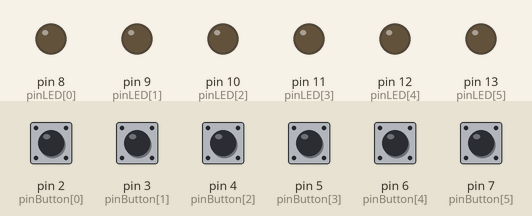
This sketch was run on a simulated Arduino Uno, built with avr-gcc and run on an emulated ATmega328P. Parts: output pins drawn as LEDs (lit = HIGH). The inputs (shaded band) are chosen by the test bench; at power-on: pin 2 (pinButton[0]), pin 3 (pinButton[1]), pin 4 (pinButton[2]), pin 5 (pinButton[3]), pin 6 (pinButton[4]), pin 7 (pinButton[5]) LOW.

Above: at 1.2 s.
1.3 s: pin 2 (pinButton[0]) pulled HIGH for 0.15 s
At 2.2 s:
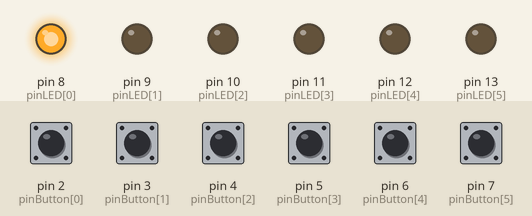
2.9 s: pin 3 (pinButton[1]) pulled HIGH for 0.15 s
At 3.5 s:
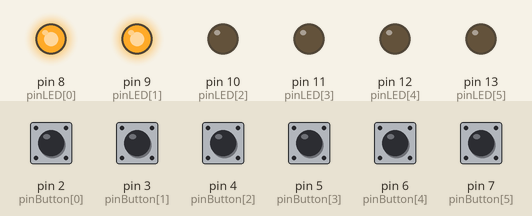
4.5 s: pin 4 (pinButton[2]) pulled HIGH for 0.15 s
At 5.7 s:
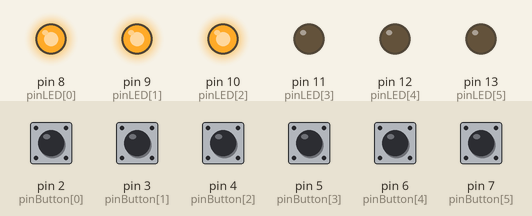
6.1 s: pin 5 (pinButton[3]) pulled HIGH for 0.15 s
At 7.1 s:
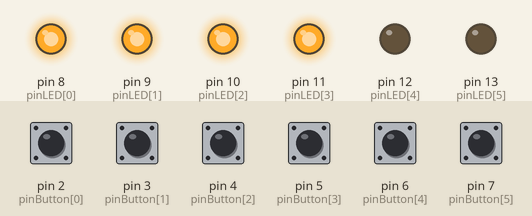
7.7 s: pin 6 (pinButton[4]) pulled HIGH for 0.15 s
At 8.3 s:
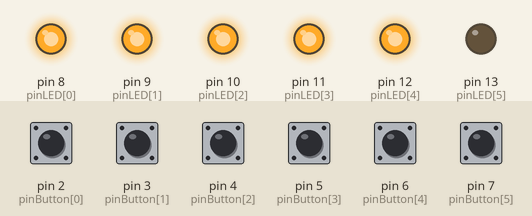
9.3 s: pin 7 (pinButton[5]) pulled HIGH for 0.15 s
At 10.7 s:
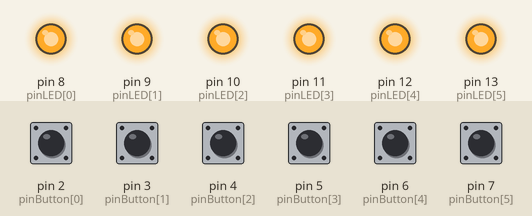
Timing chart, 0 to 11.9 s (numbered marks = the images above; inputs shaded):
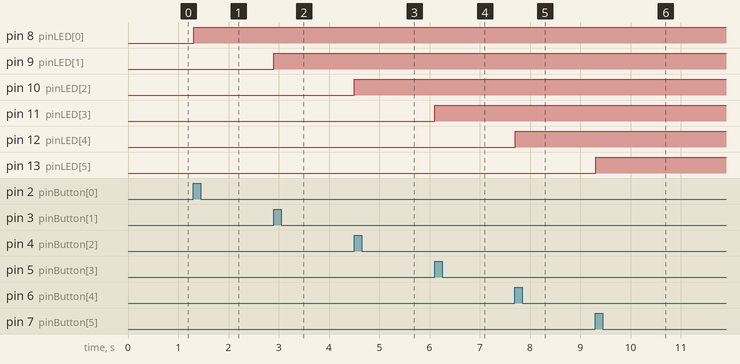

The sketch:

HW3-1.ino
```cpp
int pinButton[6] = {2, 3, 4, 5, 6, 7};
int pinLED[6] = {8,9,10, 11, 12, 13};
int lastButton[6] = {LOW, LOW, LOW, LOW, LOW, LOW};
int currentButton[6] = {LOW, LOW, LOW, LOW, LOW, LOW};
int stateLED[6] = {false, false, false, false, false, false};

void setup() {
  // put your setup code here, to run once:
  for(int i = 0; i< 6; i++) {
    pinMode(pinLED[i], OUTPUT);
  }
  for(int i = 0; i < 6; i++) {
    pinMode(pinButton[i], INPUT);
  }
}

boolean debounce(boolean last, int pin) {
  boolean current = digitalRead(pin);
  if(current != last) {
    delay(5);
    current = digitalRead(pin);
  }
  return current;
}

void loop() {
  // put your main code here, to run repeatedly:
  for(int i = 0; i < 6; i++) {
    currentButton[i] = debounce(lastButton[i], pinButton[i]);
  }

  for(int i = 0; i < 6; i++) {
    if(currentButton[i] == HIGH && lastButton[i] == LOW) {
      stateLED[i] = !stateLED[i];
  }
  lastButton[i] = currentButton[i];
  digitalWrite(pinLED[i], stateLED[i]);
}
}
```

Measured:
- after the input at 1.3 s, pin 8 (pinLED[0]): LOW → HIGH at once
- after the input at 2.9 s, pin 9 (pinLED[1]): LOW → HIGH at once
- after the input at 4.5 s, pin 10 (pinLED[2]): LOW → HIGH at once
- after the input at 6.1 s, pin 11 (pinLED[3]): LOW → HIGH at once
- after the input at 7.7 s, pin 12 (pinLED[4]): LOW → HIGH at once
- after the input at 9.3 s, pin 13 (pinLED[5]): LOW → HIGH at once
